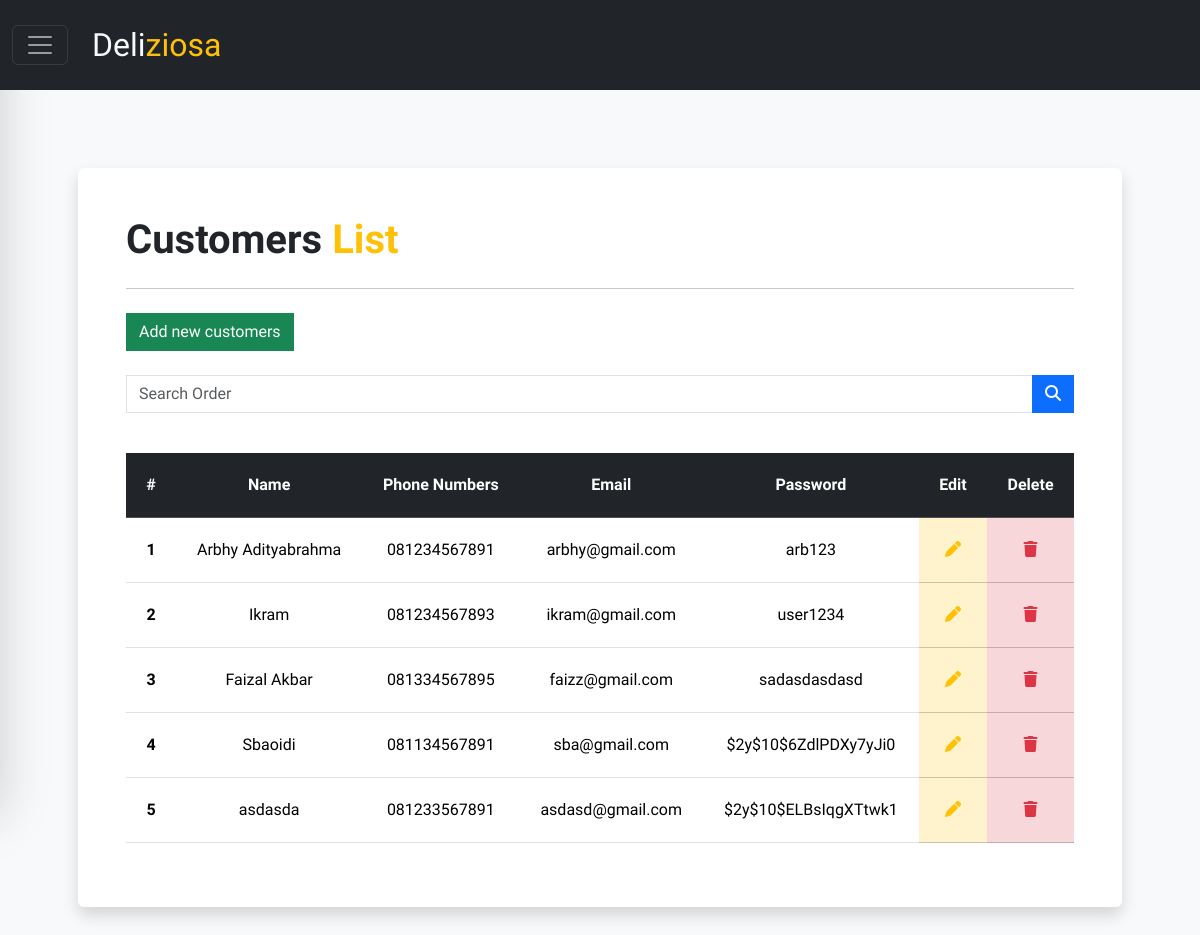
Page /public/customers/index (signed in) on the committed database.
### tables this page shows
CREATE TABLE `customers` (
  `id_customers` varchar(4) NOT NULL,
  `numbers_phone` varchar(12) NOT NULL,
  `email` varchar(89) NOT NULL,
  `name` varchar(45) NOT NULL,
  `password` varchar(20) NOT NULL DEFAULT 'user123'
);

### app/core/Controller.php (called while the page is built, shortened)
<?php
class Controller {
    public function view($view, $data = []) {
        require_once "../app/views/".$view.".php";
    }
    public function model($model) {
        return new $model;
    }
}

### app/core/App.php (called while the page is built, shortened)
<?php
class App {
    protected $method = 'index';
    protected $params = [];
    public function __construct() {
        $url = $this->parseURL();
        if(!empty($url) && file_exists('../app/controllers/'.$url[0].'.php')) {
            unset($url[0]);
        }
        $this->controller = new $this->controller;
        if(isset($url[1])) {
            if(method_exists($this->controller, $url[1])) {
                $this->method = $url[1];
            }
        }
        call_user_func_array([$this->controller, $this->method], $this->params);
    }
    public function parseURL() {
        if(isset($_GET['url'])) {
            $url = rtrim($_GET['url'], '/');
            $url = filter_var($url, FILTER_SANITIZE_URL);
            $url = explode('/', $url);
            return $url;
        }
    }
}

### public/index.php (called while the page is built, shortened)
<?php
$app = new App;

### app/core/Database.php (called while the page is built, shortened)
<?php
class Database {
    private $host = DB_HOST;
    private $user = DB_USER;
    private $pass = DB_PASS;
    private $db_name = DB_NAME;
    public function __construct() {
        $dsn = 'mysql:host='.$this->host.';dbname='.$this->db_name;
        $option = [
            PDO::ATTR_PERSISTENT => true,
            PDO::ATTR_ERRMODE => PDO::ERRMODE_EXCEPTION
        ];
        try {
            $this->dbh = new PDO($dsn, $this->user, $this->pass, $option);
        } catch (PDOExepction $e) {
             die($e->getMessage());
        }
    }
    public function query($query) {
        $this->stmt = $this->dbh->prepare($query);
    }
    public function execute() {
        $this->stmt->execute();
    }
    public function resultSet() {
        $this->execute();
        return $this->stmt->fetchAll(PDO::FETCH_ASSOC);
    }
}

### app/models/Customers_model.php (called while the page is built, shortened)
<?php
class Customers_model {
    private $db;
    public function __construct() {
        $this->db = new Database;
    }
    public function getAllCustomers($id = '') {
        if (!empty($id)) {
            $query = 'SELECT * FROM customers ORDER BY CASE WHEN id_customers = :id_customers THEN 0 ELSE 1 END, id_customers';
            $this->db->query($query);
            $this->db->bind(':id_customers', $id);
        } else {
            $this->db->query('SELECT * FROM customers');
        }
        return $this->db->resultSet();
    }
}

### app/views/customers/index.php (the view, shortened to what this page needs)
<main class="container p-5">
      <section
        class="bg-white shadow order-data rounded p-5 w-100 overflow-x-scroll"
      >
        <div class="d-flex justify-content-between">
          <h1 class="fs-1 fw-semibold">Customers <span class="text-warning">List</span></h1>
        </div>
        <hr />
        <a href="<?= BASEURL; ?>customers/form" class="btn btn-green mt-2 rounded-0 border border-success">
          Add new customers
        </a>
        <form action="<?= BASEURL; ?>customers/search" method="post" class="mt-4">
          <div class="input-group mb-3 z-0">
            <input
              type="text"
              class="form-control rounded-0 z-0"
              placeholder="Search Order"
              aria-label="Search Order"
              aria-describedby="button-search"
              name="keyword"
            />
            <button
              class="btn btn-primary rounded-0"
              type="submit"
              id="button-search"
            >
              <i class="fa-solid fa-magnifying-glass text-light"></i>
            </button>
          </div>
        </form>
        <table class="table table-hover mt-4">
          <thead class="table-dark">
            <tr>
              <th scope="col">#</th>
              <th scope="col">Name</th>
              <th scope="col">Phone Numbers</th>
              <th scope="col">Email</th>
              <th scope="col">Password</th>
              <th scope="col">Edit</th>
              <th scope="col">Delete</th>
            </tr>
          </thead>
          <tbody>
            <?php
            $i = 1;
            foreach($data['customers'] as $customers) :?>
            <tr>
              <th scope="row"><?=$i++;?></th>
              <td><?=$customers['name'];?></td>
              <td><?=$customers['numbers_phone'];?></td>
              <td><?=$customers['email'];?></td>
              <td><?=$customers['password'];?></td>
              <td class="table-warning">
                <a href="<?= BASEURL; ?>customers/form/<?=$customers['id_customers'];?>" class="text-decoration-none"
                  ><i class="text-warning fa-solid fa-pen"></i
                ></a>
              </td>
              <td class="table-danger">
                <a href="<?= BASEURL; ?>customers/delete/<?=$customers['id_customers'];?>" class="text-decoration-none"
                  ><i class="text-danger fa-solid fa-trash"></i
                ></a>
              </td>
            </tr>
            <?php endforeach; ?>
          </tbody>
        </table>
      </section>
</main>

### public/css/index.css (style rules this page uses)
body { scroll-behavior: smooth; }
* { font-family: 'Quicksand', serif; box-sizing: border-box; }
th, td { text-align: center; padding: 20px !important; }
.w-100 { width: 100%; }
.bg-white { background: #fff; }
.btn-green { background: #198754; color: white !important; }
.order-data { margin-top: 15vh; }

### rows in the picture
customers: name "Arbhy Adityabrahma", numbers_phone "081234567891", email "arbhy@gmail.com", password "arb123"
customers: name "Ikram", numbers_phone "081234567893", email "ikram@gmail.com", password "user1234"
customers: name "Faizal Akbar", numbers_phone "081334567895", email "faizz@gmail.com", password "sadasdasdasd"
customers: name "Sbaoidi", numbers_phone "081134567891", email "sba@gmail.com", password "$2y$10$6ZdlPDXy7yJi0"
customers: name "asdasda", numbers_phone "081233567891", email "asdasd@gmail.com", password "$2y$10$ELBsIqgXTtwk1"
